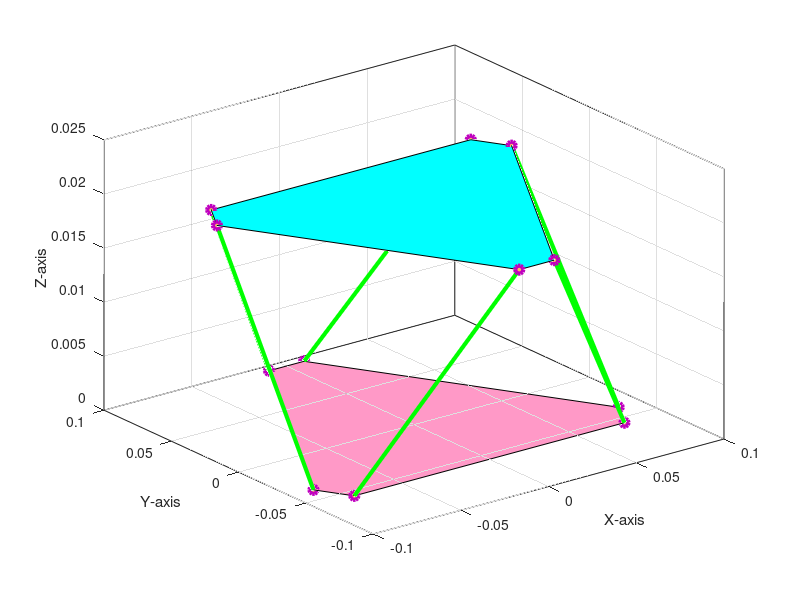

This chart was generated by the following MATLAB code:
clc; clear all; close all;
d=0.020;c=0.148;d1=0.020;c1=0.154;h=d1;
xC=[0,0,h];

xBase=[-c1/2, -c1/2-d/2, -d/2, d/2, c1/2+d/2, c1/2];
yBase=[-sqrt(3)*(c1+2*d)/6, -sqrt(3)*(c1-d)/6, sqrt(3)*(2*c1+d)/6, sqrt(3)*(2*c1+d)/6, -sqrt(3)*(c1-d)/6, -sqrt(3)*(c1+2*d)/6];
zBase=[0,0,0,0,0,0];
plate1=[xBase;yBase;zBase];

xTop=[-d/2, -c/2-d/2, -c/2, +c/2,(c+d)/2, d/2];
yTop=[-sqrt(3)*(2*c+d)/6, sqrt(3)*(c-d)/6, sqrt(3)*(c+2*d)/6, sqrt(3)*(c+2*d)/6, sqrt(3)*(c-d)/6, -sqrt(3)*(2*c+d)/6];
zTop=[h,h,h,h,h,h];
plate2=[xTop;yTop;zTop];

fill3(xBase,yBase,zBase,[1 0.6 0.78]); hold on; 
grid on; axis([-.1 .1 -.1 .1 0 .025]);
fill3(xTop,yTop,zTop,'c'); hold on;
for i=1:6
    plot3([xBase(i),xTop(i)],[yBase(i),yTop(i)],[zBase(i),zTop(i)],...
          'MarkerFaceColor',[1 0.694117665290833 0.39215686917305],...
          'MarkerEdgeColor',[0.749019622802734 0 0.749019622802734],...
          'Marker','o',...
          'LineWidth',3,...
          'Color',[0 1 0]);
          hold on;
          
xlabel('X-axis');
ylabel('Y-axis');
zlabel('Z-axis');
end
